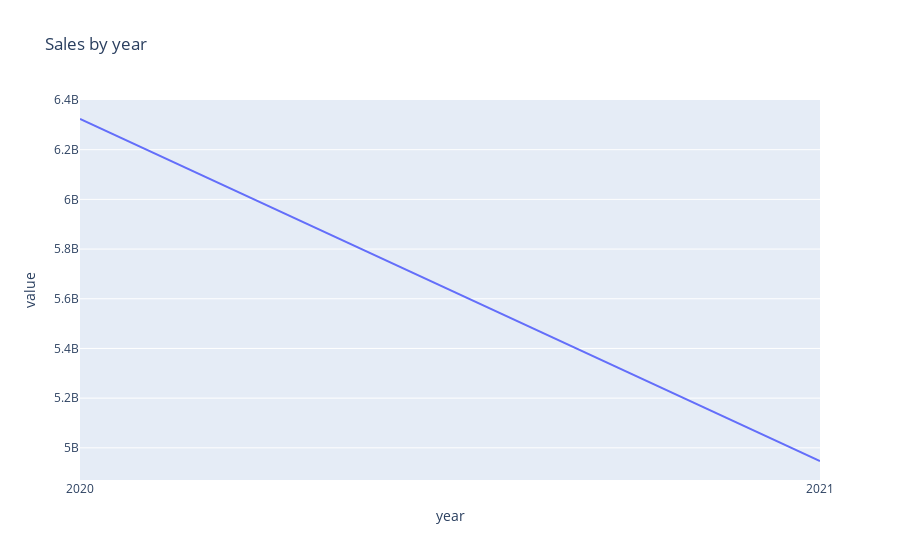

The cell this chart's notebook holds for it:
### Code cell
fig = px.line(sales_ex_1_year, x="year", y="value", title='Sales by year')
fig.show()

### Figure 1 — Plotly figure (JSON) as saved in the notebook; plotly's stock layout.template omitted (floating-point values rounded to 4 significant figures)
{"data": [{"hovertemplate": "year=%{x}<br>value=%{y}<extra></extra>", "legendgroup": "", "line": {"color": "#636efa", "dash": "solid"}, "marker": {"symbol": "circle"}, "mode": "lines", "name": "", "orientation": "v", "showlegend": false, "type": "scatter", "x": ["2020", "2021"], "xaxis": "x", "y": [6323467632, 4946986971], "yaxis": "y"}], "layout": {"legend": {"tracegroupgap": 0}, "title": {"text": "Sales by year"}, "xaxis": {"anchor": "y", "domain": [0, 1], "title": {"text": "year"}}, "yaxis": {"anchor": "x", "domain": [0, 1], "title": {"text": "value"}}}}
